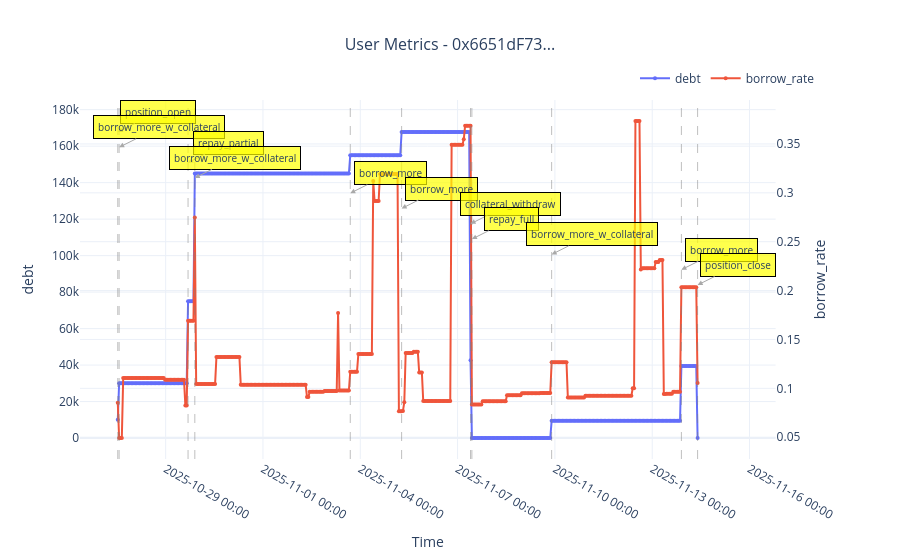

Notebook code for this chart:
### Code cell
plot_user_metrics(
    df_prev,
    ["debt", "borrow_rate"],
    "0x6651dF73bE858037E7cFa8AfC82A33720b734f1f",
)

### Figure 1 — Plotly figure (JSON) as saved in the notebook; plotly's stock layout.template omitted (floating-point values rounded to 4 significant figures; data arrays with more than 128 entries replaced by an {"elided": "..."} marker saying what was removed)
{"data": [{"line": {"color": "#636EFA", "width": 2}, "marker": {"size": 4}, "mode": "lines+markers", "name": "debt", "type": "scatter", "x": {"elided": "430 str values"}, "xaxis": "x", "y": {"elided": "430 float values"}, "yaxis": "y"}, {"line": {"color": "#EF553B", "width": 2}, "marker": {"size": 4}, "mode": "lines+markers", "name": "borrow_rate", "type": "scatter", "x": {"elided": "430 str values"}, "xaxis": "x", "y": {"elided": "430 float values"}, "yaxis": "y2"}], "layout": {"annotations": [{"arrowcolor": "darkgray", "arrowhead": 2, "arrowsize": 1, "arrowwidth": 1, "ax": 40, "ay": -20, "bgcolor": "rgba(255, 255, 0, 0.7)", "bordercolor": "black", "borderpad": 4, "borderwidth": 1, "font": {"size": 10}, "showarrow": true, "text": "position_open", "x": "2025-10-27T12:34:35", "y": 167800.0, "yref": "y"}, {"arrowcolor": "darkgray", "arrowhead": 2, "arrowsize": 1, "arrowwidth": 1, "ax": 40, "ay": -20, "bgcolor": "rgba(255, 255, 0, 0.7)", "bordercolor": "black", "borderpad": 4, "borderwidth": 1, "font": {"size": 10}, "showarrow": true, "text": "borrow_more_w_collateral", "x": "2025-10-27T13:34:35", "y": 159400.0, "yref": "y"}, {"arrowcolor": "darkgray", "arrowhead": 2, "arrowsize": 1, "arrowwidth": 1, "ax": 40, "ay": -20, "bgcolor": "rgba(255, 255, 0, 0.7)", "bordercolor": "black", "borderpad": 4, "borderwidth": 1, "font": {"size": 10}, "showarrow": true, "text": "repay_partial", "x": "2025-10-29T16:34:35", "y": 151000.0, "yref": "y"}, {"arrowcolor": "darkgray", "arrowhead": 2, "arrowsize": 1, "arrowwidth": 1, "ax": 40, "ay": -20, "bgcolor": "rgba(255, 255, 0, 0.7)", "bordercolor": "black", "borderpad": 4, "borderwidth": 1, "font": {"size": 10}, "showarrow": true, "text": "borrow_more_w_collateral", "x": "2025-10-29T21:34:35", "y": 142600.0, "yref": "y"}, {"arrowcolor": "darkgray", "arrowhead": 2, "arrowsize": 1, "arrowwidth": 1, "ax": 40, "ay": -20, "bgcolor": "rgba(255, 255, 0, 0.7)", "bordercolor": "black", "borderpad": 4, "borderwidth": 1, "font": {"size": 10}, "showarrow": true, "text": "borrow_more", "x": "2025-11-03T16:34:35", "y": 134200.0, "yref": "y"}, {"arrowcolor": "darkgray", "arrowhead": 2, "arrowsize": 1, "arrowwidth": 1, "ax": 40, "ay": -20, "bgcolor": "rgba(255, 255, 0, 0.7)", "bordercolor": "black", "borderpad": 4, "borderwidth": 1, "font": {"size": 10}, "showarrow": true, "text": "borrow_more", "x": "2025-11-05T06:34:35", "y": 125800.0, "yref": "y"}, {"arrowcolor": "darkgray", "arrowhead": 2, "arrowsize": 1, "arrowwidth": 1, "ax": 40, "ay": -20, "bgcolor": "rgba(255, 255, 0, 0.7)", "bordercolor": "black", "borderpad": 4, "borderwidth": 1, "font": {"size": 10}, "showarrow": true, "text": "collateral_withdraw", "x": "2025-11-07T09:34:35", "y": 117400.0, "yref": "y"}, {"arrowcolor": "darkgray", "arrowhead": 2, "arrowsize": 1, "arrowwidth": 1, "ax": 40, "ay": -20, "bgcolor": "rgba(255, 255, 0, 0.7)", "bordercolor": "black", "borderpad": 4, "borderwidth": 1, "font": {"size": 10}, "showarrow": true, "text": "repay_full", "x": "2025-11-07T10:34:35", "y": 109000.0, "yref": "y"}, {"arrowcolor": "darkgray", "arrowhead": 2, "arrowsize": 1, "arrowwidth": 1, "ax": 40, "ay": -20, "bgcolor": "rgba(255, 255, 0, 0.7)", "bordercolor": "black", "borderpad": 4, "borderwidth": 1, "font": {"size": 10}, "showarrow": true, "text": "borrow_more_w_collateral", "x": "2025-11-09T21:34:35", "y": 100700.0, "yref": "y"}, {"arrowcolor": "darkgray", "arrowhead": 2, "arrowsize": 1, "arrowwidth": 1, "ax": 40, "ay": -20, "bgcolor": "rgba(255, 255, 0, 0.7)", "bordercolor": "black", "borderpad": 4, "borderwidth": 1, "font": {"size": 10}, "showarrow": true, "text": "borrow_more", "x": "2025-11-13T21:34:35", "y": 92260.0, "yref": "y"}, {"arrowcolor": "darkgray", "arrowhead": 2, "arrowsize": 1, "arrowwidth": 1, "ax": 40, "ay": -20, "bgcolor": "rgba(255, 255, 0, 0.7)", "bordercolor": "black", "borderpad": 4, "borderwidth": 1, "font": {"size": 10}, "showarrow": true, "text": "position_close", "x": "2025-11-14T09:34:35", "y": 83880.0, "yref": "y"}], "hovermode": "x unified", "legend": {"orientation": "h", "x": 1, "xanchor": "right", "y": 1.02, "yanchor": "bottom"}, "shapes": [{"line": {"color": "gray", "dash": "dash", "width": 1}, "opacity": 0.5, "type": "line", "x0": "2025-10-27T12:34:35", "x1": "2025-10-27T12:34:35", "xref": "x", "y0": 0, "y1": 1, "yref": "y domain"}, {"line": {"color": "gray", "dash": "dash", "width": 1}, "opacity": 0.5, "type": "line", "x0": "2025-10-27T13:34:35", "x1": "2025-10-27T13:34:35", "xref": "x", "y0": 0, "y1": 1, "yref": "y domain"}, {"line": {"color": "gray", "dash": "dash", "width": 1}, "opacity": 0.5, "type": "line", "x0": "2025-10-29T16:34:35", "x1": "2025-10-29T16:34:35", "xref": "x", "y0": 0, "y1": 1, "yref": "y domain"}, {"line": {"color": "gray", "dash": "dash", "width": 1}, "opacity": 0.5, "type": "line", "x0": "2025-10-29T21:34:35", "x1": "2025-10-29T21:34:35", "xref": "x", "y0": 0, "y1": 1, "yref": "y domain"}, {"line": {"color": "gray", "dash": "dash", "width": 1}, "opacity": 0.5, "type": "line", "x0": "2025-11-03T16:34:35", "x1": "2025-11-03T16:34:35", "xref": "x", "y0": 0, "y1": 1, "yref": "y domain"}, {"line": {"color": "gray", "dash": "dash", "width": 1}, "opacity": 0.5, "type": "line", "x0": "2025-11-05T06:34:35", "x1": "2025-11-05T06:34:35", "xref": "x", "y0": 0, "y1": 1, "yref": "y domain"}, {"line": {"color": "gray", "dash": "dash", "width": 1}, "opacity": 0.5, "type": "line", "x0": "2025-11-07T09:34:35", "x1": "2025-11-07T09:34:35", "xref": "x", "y0": 0, "y1": 1, "yref": "y domain"}, {"line": {"color": "gray", "dash": "dash", "width": 1}, "opacity": 0.5, "type": "line", "x0": "2025-11-07T10:34:35", "x1": "2025-11-07T10:34:35", "xref": "x", "y0": 0, "y1": 1, "yref": "y domain"}, {"line": {"color": "gray", "dash": "dash", "width": 1}, "opacity": 0.5, "type": "line", "x0": "2025-11-09T21:34:35", "x1": "2025-11-09T21:34:35", "xref": "x", "y0": 0, "y1": 1, "yref": "y domain"}, {"line": {"color": "gray", "dash": "dash", "width": 1}, "opacity": 0.5, "type": "line", "x0": "2025-11-13T21:34:35", "x1": "2025-11-13T21:34:35", "xref": "x", "y0": 0, "y1": 1, "yref": "y domain"}, {"line": {"color": "gray", "dash": "dash", "width": 1}, "opacity": 0.5, "type": "line", "x0": "2025-11-14T09:34:35", "x1": "2025-11-14T09:34:35", "xref": "x", "y0": 0, "y1": 1, "yref": "y domain"}], "title": {"font": {"size": 16}, "text": "User Metrics - 0x6651dF73...", "x": 0.5}, "xaxis": {"anchor": "y", "domain": [0, 0.94], "tickformat": "%Y-%m-%d %H:%M", "title": {"text": "Time"}}, "yaxis": {"anchor": "x", "domain": [0, 1], "title": {"text": "debt"}}, "yaxis2": {"anchor": "x", "overlaying": "y", "side": "right", "title": {"text": "borrow_rate"}}}}
